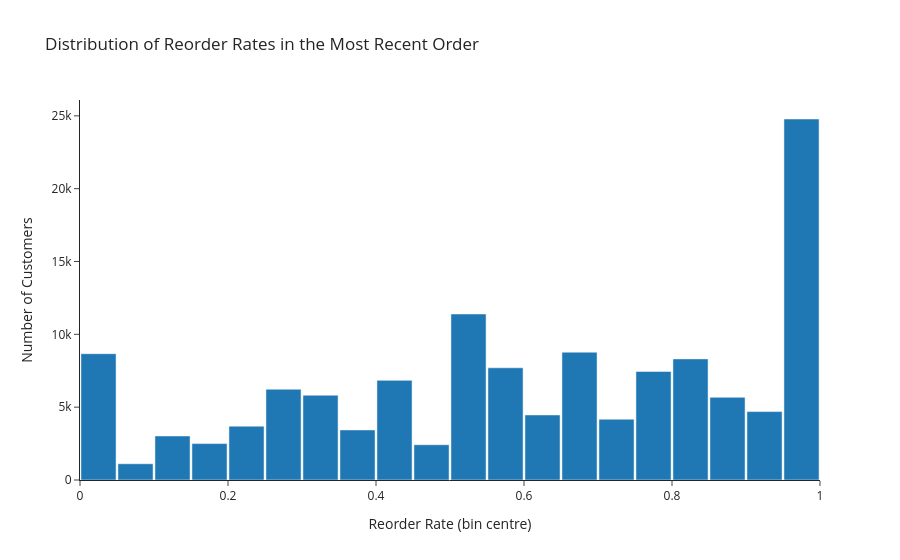

Notebook code cell kept with this figure:
### Markdown cell above
A customer's reorder rate is the share of items in their most recent basket
that they had purchased before. Higher values indicate more habitual
shoppers. Reorder rate is continuous, so we bin it with `np.histogram`
(20 bins of width 0.05) and plot the bin counts.

### Code cell
counts, edges = np.histogram(customers["reorder_rate"], bins=20, range=(0, 1))
reorder_dist = pd.DataFrame(
    {"Reorder Rate (bin centre)": (edges[:-1] + edges[1:]) / 2, "Number of Customers": counts}
)

fig = px.bar(
    reorder_dist,
    x="Reorder Rate (bin centre)",
    y="Number of Customers",
    title="Distribution of Reorder Rates in the Most Recent Order",
)
fig.update_layout(bargap=0.05)
fig.show()

print(f"Reorder rate exactly 0: {(customers['reorder_rate'] == 0).mean():.1%} of customers")
print(f"Reorder rate exactly 1: {(customers['reorder_rate'] == 1).mean():.1%} of customers")

### Figure 1 — Plotly figure (JSON) as saved in the notebook; plotly's stock layout.template omitted (floating-point values rounded to 4 significant figures)
{"data": [{"hovertemplate": "Reorder Rate (bin centre)=%{x}<br>Number of Customers=%{y}<extra></extra>", "legendgroup": "", "marker": {"color": "#1F77B4", "pattern": {"shape": ""}}, "name": "", "orientation": "v", "showlegend": false, "textposition": "auto", "type": "bar", "x": [0.025, 0.075, 0.125, 0.175, 0.225, 0.275, 0.325, 0.375, 0.425, 0.475, 0.525, 0.575, 0.625, 0.675, 0.725, 0.775, 0.825, 0.875, 0.925, 0.975], "xaxis": "x", "y": [8671, 1115, 3024, 2499, 3698, 6233, 5822, 3439, 6841, 2422, 11397, 7703, 4467, 8775, 4175, 7455, 8315, 5678, 4697, 24783], "yaxis": "y"}], "layout": {"bargap": 0.05, "barmode": "relative", "legend": {"tracegroupgap": 0}, "title": {"text": "Distribution of Reorder Rates in the Most Recent Order"}, "xaxis": {"anchor": "y", "domain": [0.0, 1.0], "title": {"text": "Reorder Rate (bin centre)"}}, "yaxis": {"anchor": "x", "domain": [0.0, 1.0], "title": {"text": "Number of Customers"}}}}
